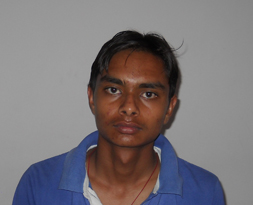
%> input picture MMB_GUI/images/Database/Ajay Chauhan/face.JPG, 253 x 205 px
$ octave gen_database.m   (GNU Octave 9; MATLAB toolbox functions it lacks are replaced by stand-ins)
%> lines starting %> are read from the running program, lines starting %| are printed output that depends on the picture
%% Database
% Place this file in
% E:\RESEARCH WORK\BIOMETRIC SYSTEM\Multimodal Biometrics\Database
% directory
try
    % construct image string and load image
for j=1:21
proceed = 1;
Root='E:\RESEARCH WORK\BIOMETRIC SYSTEM\Multimodal Biometrics\Database\';
DRoot='E:\RESEARCH WORK\BIOMETRIC SYSTEM\Multimodal Biometrics\D_mat\';
Face='\face.JPG';
Palm='\Palm\1.jpeg';

Names = ls;
Names=cellstr(Names);
Names(1)=[];
Names(1)=[];
            User.Name=char(Names(j));
            s = sprintf('%s%s%s',Root,User.Name,Face);
            User.Face=imread(s);
%> User.Face is the input picture: size 205x253x3 uint8; mean R, G, B 121.6, 115.5, 118.7
            User.Face=rgb2gray(User.Face);
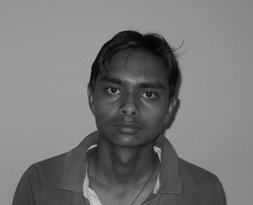
%> User.Face: size 205x253 uint8; min 3, max 197, mean 117.7
            User.Face= imresize(User.Face, 0.5);
%> User.Face: size 103x127 uint8
            ss=sprintf('%s%s%s',Root,User.Name,Palm);
            User.Palm=imread(ss);
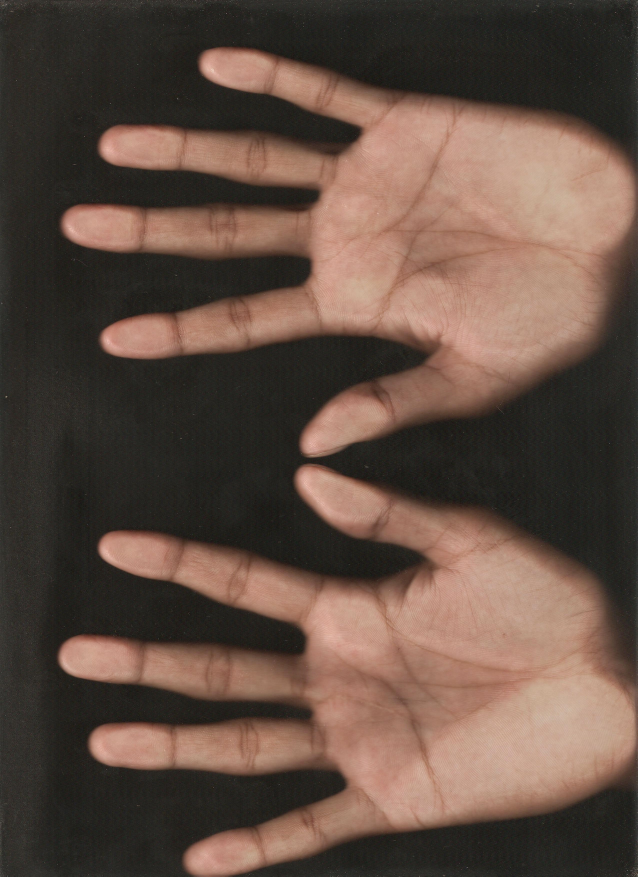
%> input picture MMB_GUI/images/Database/Ajay Chauhan/Palm/1.jpeg, 2550 x 3507 px (shown at 1/4 size)

            savefile=sprintf('%s%i.mat',DRoot,j);
            save(savefile,'-struct','User');
            clear
         end
catch
   proceed = 0;
   disp(sprintf('Could not load images from the database. Did you unpack it into \nthe appropriate directory? If NOT please follow the instructions \nin the user manual or the provided install script.'));
end
disp('Finished loading BioData.')


%% Feature Database

for i=1:21
 ROOT=   'E:\RESEARCH WORK\BIOMETRIC SYSTEM\Multimodal Biometrics\D_mat\';
 DROOT=   'E:\RESEARCH WORK\BIOMETRIC SYSTEM\Multimodal Biometrics\DFeature_mat\';
  s=sprintf('%s%i.mat',ROOT,i);
  load(s);

%> (the run ends here)
